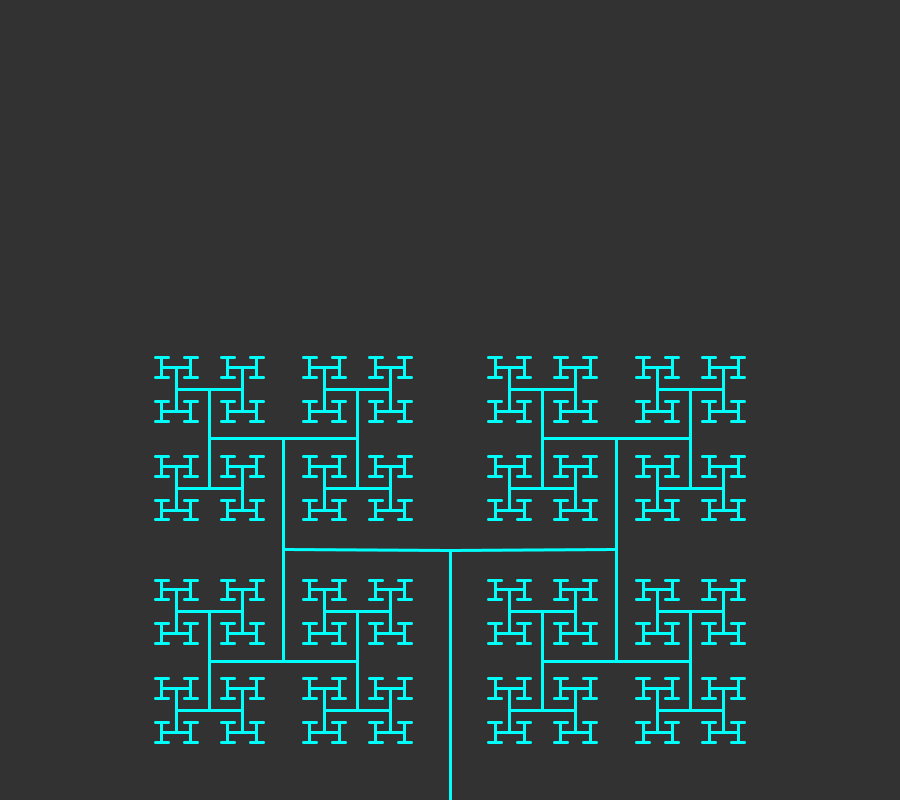
Frame 1 (no input)
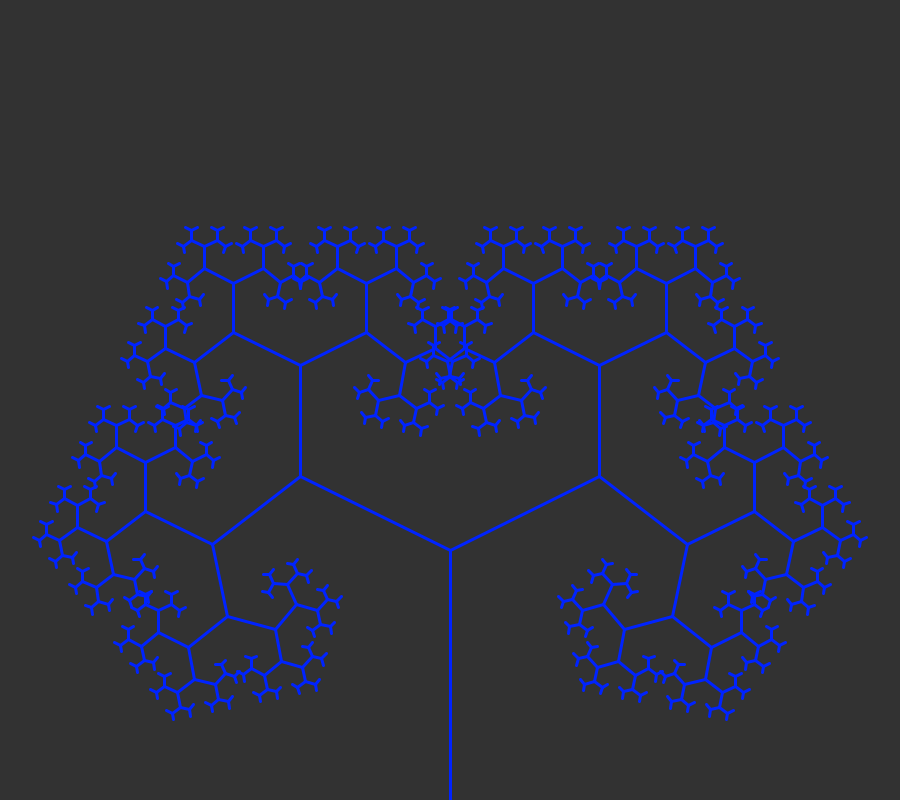
Frame 60 (the mouse pressed at the canvas centre just before this capture)
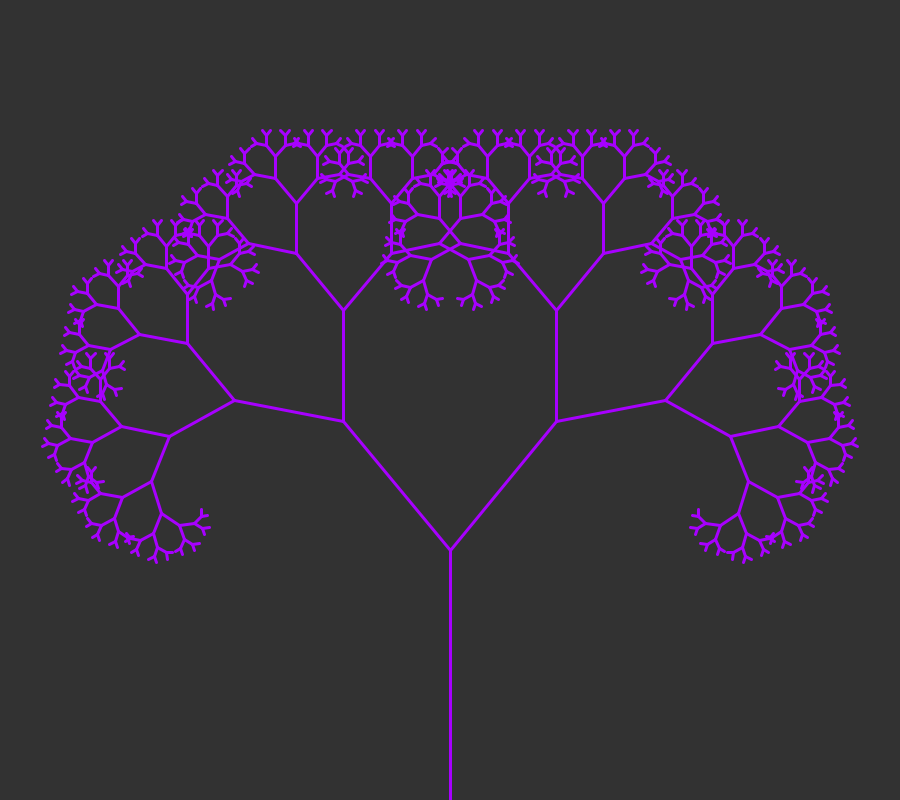
Frame 120 (the mouse held since frame 60 and released just before this capture)

The Processing sketch that drew these frames (run headless with seeded random() and noise(); from frame 60 on, the mouse is pressed at the canvas centre):

// Processing sketch: simple_fractal
// ── simple_fractal.pde
float dim = 250;
float alfa = PI;
float _scale = 1.5;
float nr = 0;
float _color = 0;

void setup() {
  size(900, 800);
  colorMode(HSB);
}

void draw() {
  background(50);
  alfa = map(sin(nr), -1, 1, PI, PI*2);
  _color = map(sin(nr), -1, 1, 0, 255); 
  nr += 0.005;
  translate(width/2, height);
  stroke(int(_color), 255, 255); 
  strokeWeight(3);
  _expand(dim);
}

void _expand(float dim) {
  if (dim > 5) {
    //pushMatrix();
    line(0, 0, 0, 0-dim);
    translate(0, 0-dim);
    pushMatrix();
    rotate(alfa);
    _expand(dim/_scale);
    popMatrix();
    rotate(-alfa);
    _expand(dim/_scale);
    //popMatrix();
  }
}
